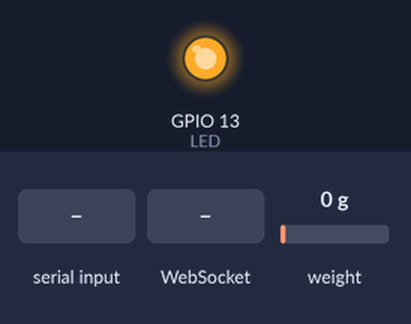
Recording of a sketch running on a simulated ESP32. Parts: output pins drawn as LEDs (lit = HIGH). Dashed ring = blinking. Inputs (shaded band) come from the test bench; at power-on: weight on the scale 0 g. WiFi joins after 1.5 s; servers stay silent unless stated; what the sketch prints to the serial monitor is not drawn.

Above: at 1.1 s.
At 7.36 s:
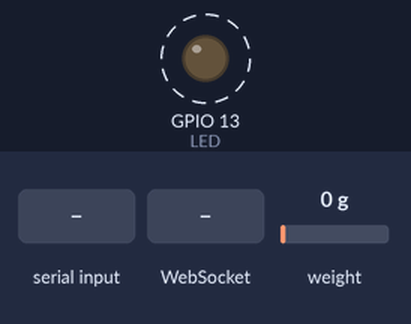
7.9 s: "t\n" received over Serial
10.9 s: WebSocket text "t" received
At 10.9 s:
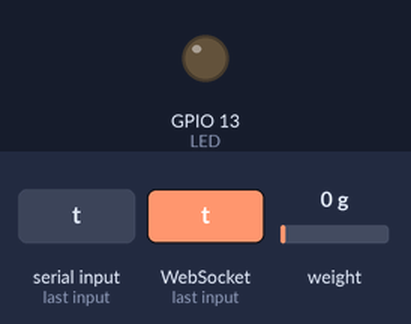
Timing chart, 0 to 13.9 s (numbered marks = the images above; inputs shaded):
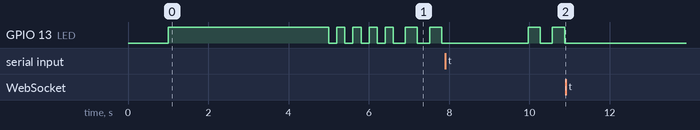

Measured:
- after the input at 10.9 s, GPIO 13 (LED): stops changing and stays LOW
- by itself, GPIO 13 (LED): alternates HIGH for 0.30 s and LOW for 0.30 s

The sketch:

websocket_sensors.ino
```cpp
#include "HX711.h"
#include <WiFi.h>
#include <WebSocketsClient.h>

const char* ssid = "Convergys_2.4G";
const char* password = "MyCoffeeBreak2298!";

bool wsConnected = false;

#define BACKEND_IP "192.168.100.174"
#define BACKEND_PORT 4572

// Pin definitions
#define LED 13
#define DOUT_PIN 16
#define SCK_PIN 4

HX711 scale;
WebSocketsClient webSocket;

// Calibration factor (already calibrated in grams)
float calibration_factor = 263.50;

void webSocketEvent(WStype_t type, uint8_t* payload, size_t length) {

  switch (type) {
    case WStype_DISCONNECTED:
      Serial.println("WebSocket disconnected");
      wsConnected = false;
      break;

    case WStype_CONNECTED:
      Serial.println("WebSocket connected");
      wsConnected = true;
      digitalWrite(LED, LOW);
      break;

    case WStype_TEXT:
      Serial.printf("Received: %s\n", payload);
      break;
  }
}

void setup() {

  Serial.begin(115200);
  delay(1000);

  pinMode(LED, OUTPUT);
  digitalWrite(LED, HIGH);

  Serial.println("\n=== Load Cell WebSocket (GRAMS) ===");

  scale.begin(DOUT_PIN, SCK_PIN);

  if (scale.wait_ready_timeout(2000)) {
    Serial.println("✓ Scale Ready");

    scale.set_scale(calibration_factor);

    Serial.println("Remove all weight from scale...");
    delay(2000);

    Serial.println("Taring...");
    scale.tare(20);

    Serial.println("✓ Scale tared");
  } else {
    Serial.println("✗ HX711 not detected. Check wiring!");
  }

  WiFi.begin(ssid, password);

  Serial.println("Connecting to WiFi...");

  while (WiFi.status() != WL_CONNECTED) {

    digitalWrite(LED, LOW);
    delay(200);
    digitalWrite(LED, HIGH);
    delay(200);
    Serial.print(".");
  }

  Serial.println("\n✓ WiFi Connected");

  webSocket.begin(BACKEND_IP, BACKEND_PORT, "/ws/v1/websockets/sensors");
  webSocket.onEvent(webSocketEvent);
  webSocket.setReconnectInterval(5000);
}

// Read weight from load cell in grams
float readWeightInGrams() {

  if (!scale.wait_ready_timeout(100)) {
    return 0;
  }

  // Average 10 readings for stability
  float grams = scale.get_units(10);

  // Remove negative noise
  if (grams < 0) {
    grams = 0;
  }

  // Dead zone filter (ignore very tiny changes)
  if (grams < 0.3) {
    grams = 0;
  }

  return grams;
}

// Create JSON message
String loadCellFunction() {

  float grams = readWeightInGrams();

  // round to 1 decimal
  grams = round(grams * 10) / 10.0;

  // grams = grams < 0 ? 0 : grams;
  String message = "{\"device\":\"loadcell\",\"weight\":" + String(grams,1) + "}";

  return message;
}

void loop() {

  webSocket.loop();

  static unsigned long lastBlink = 0;

  if (!wsConnected) {
    if (millis() - lastBlink > 300) {
      lastBlink = millis();
      digitalWrite(LED, !digitalRead(LED));
    }

  } else {

    digitalWrite(LED, LOW);
  }

  // SERIAL COMMANDS
  if (Serial.available() > 0) {
    String input = Serial.readStringUntil('\n');
    input.trim();

    if (input == "t" || input == "T") {

      if (scale.wait_ready_timeout(100)) {

        Serial.println("Taring scale...");
        scale.tare(20);

        Serial.println("✓ Done");
      }
    }

    else if (input == "s" || input == "S") {

      float grams = readWeightInGrams();

      Serial.print("Weight: ");
      Serial.print(grams, 1);
      Serial.println(" g");
    }

    else if (input == "f" || input == "F") {

      Serial.print("Calibration factor: ");
      Serial.println(calibration_factor);
    }

    else if (isNumeric(input)) {

      float newFactor = input.toFloat();

      calibration_factor = newFactor;

      scale.set_scale(calibration_factor);

      Serial.print("New factor set: ");
      Serial.println(calibration_factor);
    }
  }

  // SEND DATA
  static unsigned long lastSend = 0;

  if (wsConnected && millis() - lastSend > 2000) {

    lastSend = millis();

    String data = loadCellFunction();

    webSocket.sendTXT(data);

    Serial.print("Sent: ");
    Serial.println(data);

    // Auto-zero drift correction
    if (readWeightInGrams() == 0) {
      scale.tare(1);
    }
  }

  delay(50);
}

bool isNumeric(String str) {

  for (unsigned int i = 0; i < str.length(); i++) {

    if (!(isdigit(str[i]) || str[i] == '.' || (i == 0 && (str[i] == '+' || str[i] == '-')))) {

      return false;
    }
  }

  return str.length() > 0;
}
```
